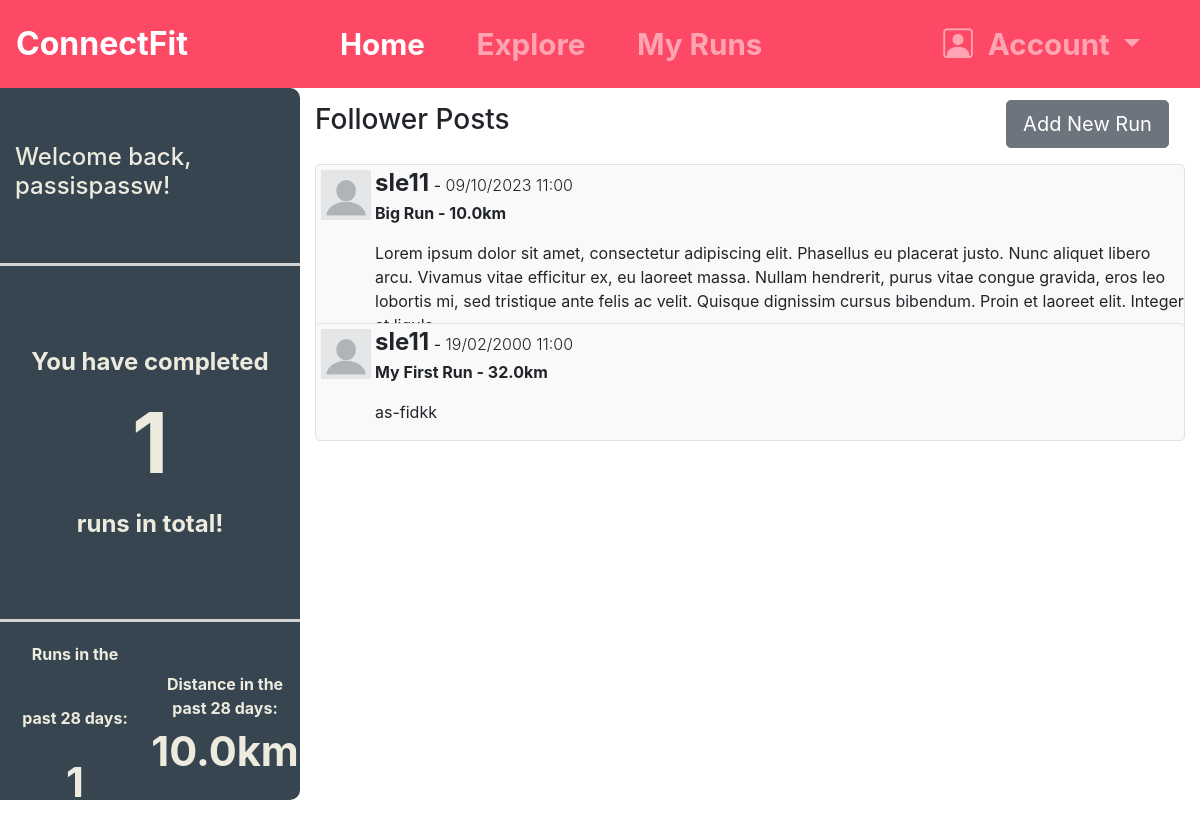
Screenshot of /home (signed in) with the database file from the repository.
### app/models.py (models this page shows, shortened)
class users(db.Model, UserMixin):
    id = db.Column(db.Integer, primary_key=True)
    username = db.Column(db.String(500), index=True, unique=True)
    email = db.Column(db.String(500), index=True, unique=True)
    runs = db.relationship('runs', backref='users', lazy='dynamic')
    password = db.Column(db.String(250))
    active = db.Column(db.Boolean)
    roles = db.relationship('Role', secondary=roles_users, backref=db.backref('users', lazy='dynamic'))
    following: so.WriteOnlyMapped['users'] = so.relationship(
        secondary=followers, primaryjoin=(followers.c.follower_id == id),
        secondaryjoin=(followers.c.followed_id == id),
        back_populates='followers')
    followers: so.WriteOnlyMapped['users'] = so.Relationship(
        secondary=followers, primaryjoin = (followers.c.followed_id == id),
        secondaryjoin=(followers.c.follower_id == id),
        back_populates='following')

class runs(db.Model):
    runId = db.Column(db.Integer, primary_key=True)
    user_Id = db.Column(db.Integer, db.ForeignKey('users.id'))
    runTitle = db.Column(db.String(500), index=True)
    runDistance = db.Column(db.Float)
    run_dateTime = db.Column(db.DateTime)
    runDescription = db.Column(db.String(500))

### app/views.py (the view, shortened to what this page needs)
@app.route('/home', methods=['POST', 'GET'])
def index():
    if not(current_user.is_authenticated):
        return redirect(url_for('login'))
    form = newRunForm()
    userName = current_user.username
    totalRuns = find_total_runs(current_user)
    distanceThisMonth = calc_monthly_distance(current_user)['distRuns']
    runsThisMonth = calc_monthly_distance(current_user)['numRuns']
    allPostsOrdered = getFollowerPosts()
    return render_template('home.html', title="Homepage", navbarOn = True, userName = userName, form=form, totalRuns=totalRuns,
            distanceThisMonth=distanceThisMonth, runsThisMonth=runsThisMonth, allPostsOrdered = allPostsOrdered)

### app/views.py (called while the page is built)
def find_total_runs(thisUser):
    return len(models.runs.query.filter_by(user_Id=thisUser.id).all())

def calc_monthly_distance(thisUser):
    monthAgo = datetime.today() - timedelta(days=28)
    userRuns = models.runs.query.filter_by(user_Id=thisUser.id).all()
    distanceThisMonth = []
    totalRuns = 0
    for i in userRuns:
        if (i.run_dateTime <= datetime.today()) and (i.run_dateTime >= monthAgo ):
            distanceThisMonth.append(i.runDistance)
            totalRuns+=1
    return {'numRuns': totalRuns, 'distRuns': sum(distanceThisMonth)}

@app.context_processor
def set_nav_context():
    if current_user.is_authenticated:
        userLoggedIn = True
        navUserName = current_user.username
    else:
         userLoggedIn = False
         navUserName = ''
    template_config = {'thisUserName': navUserName, 'userLoggedIn': userLoggedIn}
    return template_config

def getFollowerPosts():
        stmt = (select(runs).select_from(runs).join(
                followers, followers.c.followed_id == runs.user_Id)
                .filter_by( follower_id = current_user.id)).order_by(desc(runs.run_dateTime))
        x = (db.session.execute(stmt))
        arrFollowerRuns = []
        for i in x.scalars():
            dictRun = {}
            dictRun['runId'] = i.runId
            dictRun['username'] = models.users.query.get(i.user_Id).username
            dictRun['title'] = i.runTitle
            dictRun['distance'] = i.runDistance
            dictRun['description'] = i.runDescription
            dictRun['Date'] = i.run_dateTime.strftime("%d/%m/%Y %H:%M")
            arrFollowerRuns.append(dictRun)
        return arrFollowerRuns

### app/templates/home.html (shortened to what this page needs)
{% extends "base.html" %}
{% block content %}
<div class="container-fluid" style="height:89%;">
    <div class="row" style="height: 100%;">
        <div class="col-3 dash-area" style="background-color:#36454F;">
            <div class="row h-25">
                <div class="col-12 d-flex justify-content-center align-items-center" style="border-bottom: 3px solid #D3D3D3;">
                    <h4> Welcome back, {{ userName }}! </h4>
                </div>
            </div>
            <div class="row h-50">
                <div class="col d-flex justify-content-center align-items-center text-center font-weight-bold" style="border-bottom: 3px solid #D3D3D3;">
                    <span style="font-size:1.5em;">You have completed <br>
                    <span style="font-size:3.5em;">{{ totalRuns }}</span> <br>
                    runs in total! </span>
                </div>
            </div>
            <div class="row h-25">
                <div class="col-6 d-flex justify-content-center align-items-center text-center font-weight-bold">
                    <span style="margin-bottom:0.6em; line-height:4em;">Runs in the past 28 days: <br>
                    <span style="font-size:2.6em;">
                    {{ runsThisMonth }}
                    </span></span>
                </div>
                <div class="col-6 d-flex justify-content-center align-items-center text-center font-weight-bold">
                    <span>Distance in the past 28 days: <br>
                    <span style="font-size: 2.6em;">{{ distanceThisMonth }}km</span></span>
                </div>
            </div>
        </div>
        <div class="col-9">
            <div class="row add-new-run" style="height:10%;">
                <div class="col-9 d-flex align-items-center">
                    <span><h3>Follower Posts</h3></span>
                </div>
                <div class="col-3 d-flex align-items-center justify-content-center">
                <button type="button" class="btn btn-lg btn-secondary" data-toggle="modal" data-target="#newPostModal">Add New Run</button>
                </div>
            </div>
            <div class="user-posts row" style="height:90%; overflow-y:scroll;">
                <div class="col-12" style="margin-top:5px;">
                    {% for post in allPostsOrdered %}
                    <div class="row" style="height:25%;">
                        <div class="col-12">
                                    <div class="media border" style="border-radius:5px; background-color: #f9f9f9;">
                                        <img class="mr-1" style="width:50px; height:50px; margin:5px;" src = {{ url_for('static', filename='images/profilePictureTest.webp') }} alt="Profile Picture">
                                        <div class="media-body">
                                            <b class="mt-0" style="font-size:1.5em;">{{ post['username'] }}</b> - <span class="font-weight-light">{{ post['Date'] }}</span>
                                            <p><b> {{ post['title'] }} - {{ post['distance'] }}km</b></p>
                                            <p> {{ post['description'] }}</p>
                                        </div>
                                    </div>
                        </div>
                    </div>
                    {% endfor %}
                </div>
            </div>
        </div>
    </div>
</div>
{% endblock %}

### app/static/css/main.css (style rules this page uses)
html,body { height: 100%; }
.dash-area { border-top-right-radius: 10px; border-bottom-right-radius: 10px; border-color: transparent; color: #EDEADE; }

### rows the page displays
users: username "passispassw"
users: username "sle11" "sle11"
runs: title "Big Run", distance "10.0", description "Lorem ipsum dolor sit amet, consectetur adipiscing elit. Phasellus eu placerat justo. Nunc aliquet libero arcu. Vivamus vitae efficitur ex, eu laoreet massa. Nullam hendrerit, purus vitae congue gravida, eros leo lobortis mi, sed tristique ante felis ac velit. Quisque dignissim cursus bibendum. Proin et laoreet elit. Integer…"
runs: title "My First Run", distance "32.0", description "as-fidkk"

### other values shown
{{ totalRuns }} "1"
{{ runsThisMonth }} "1"
{{ distanceThisMonth }} "10.0"
{{ post['Date'] }} "09/10/2023 11:00" "19/02/2000 11:00"
